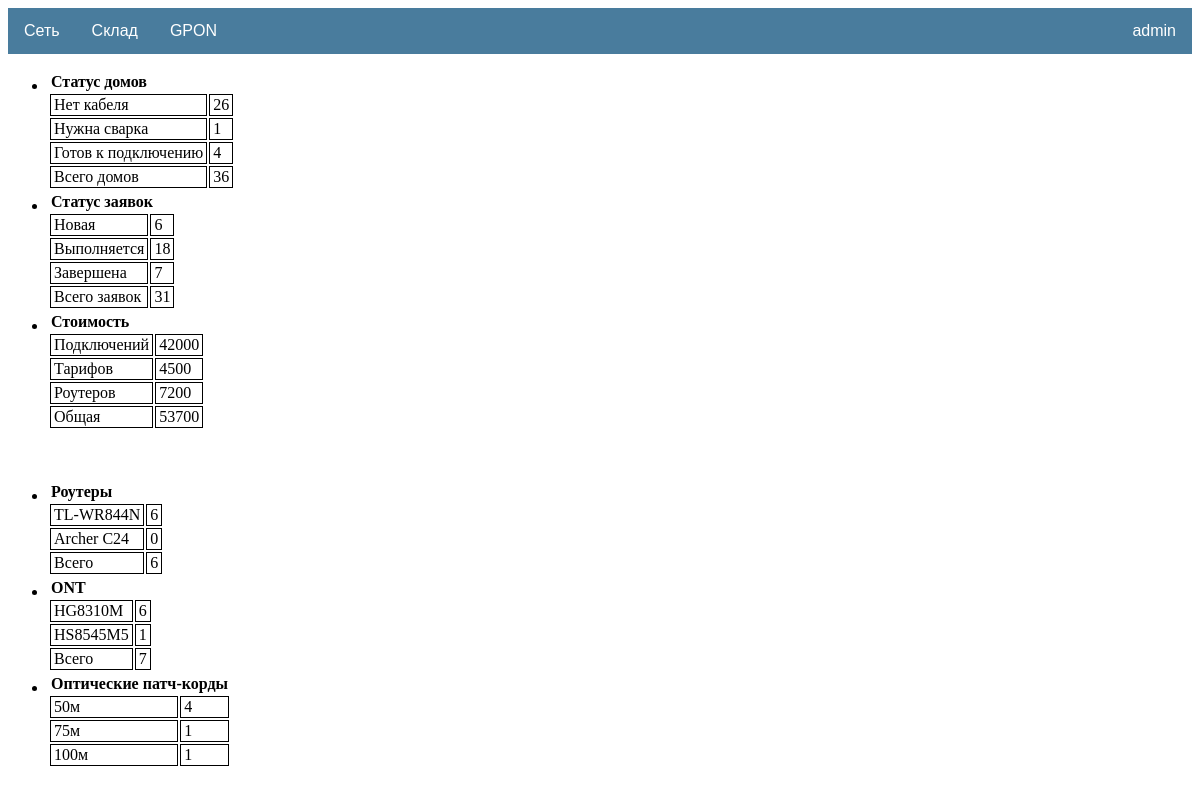
The app's page /gpon/statistic/ (signed in) with its own data.
### storage/models.py (models this page shows, shortened)
class Product(models.Model):
    category = models.ForeignKey(Category, on_delete=models.CASCADE, verbose_name='Категория')
    type = models.ForeignKey(Type, on_delete=models.CASCADE, verbose_name='Тип')
    name = models.CharField(max_length=50, unique=True, verbose_name='Название')
    image = models.ImageField(default='default.jpg')
    quality = models.PositiveIntegerField(default=0, verbose_name='Количество')
    price = models.PositiveIntegerField(default=0, verbose_name='Цена')
    description = models.CharField(max_length=100, blank=True, verbose_name='Описание')
    slug = models.SlugField(max_length=100, unique=True, verbose_name='URL')
    def __str__(self):
        return f'{self.name}'

### gpon/views.py (the view)
# urls.py: path('statistic/', statistic, name='statistic')
def statistic(request):
    if request.user.is_authenticated:
        req_new = len(Request.objects.filter(status='False', date_con__isnull=True))
        req_pro = len(Request.objects.filter(status='False').exclude(date_con__isnull=True))
        req_com = len(Request.objects.filter(status='True'))
        req_all = len(Request.objects.all())
        requests = {'req_new': req_new,
                    'req_pro': req_pro,
                    'req_com': req_com,
                    'req_all': req_all}
        """Статус домов"""
        cable = len(House.objects.filter(status='Нет кабеля'))
        welding = len(House.objects.filter(status='Необходима сварка'))
        total = len(House.objects.all())
        ready = 0  # Счетаем только дома по которым заявки не завершены
        ready_list = House.objects.filter(status='Готов к подключению')
        for house in ready_list:
            if not Request.objects.filter(address_id=house.id).exists() or not house.request.status:
                ready += 1
        houses = {'cable': cable,
                  'welding': welding,
                  'ready': ready,
                  'total': total}
        """Проданные роутеры"""
        router_list = Product.objects.filter(type__type_name="Роутеры")
        sold_routers = {'all': 0}
        for router in router_list:
            value = len(Request.objects.filter(status='True').exclude(router__isnull=True).filter(router__name=router))
            sold_routers.update({'all': int(sold_routers.get('all') + value)})
            sold_routers[str(router)] = value
        """Установленные ONT"""
        ont_list = Product.objects.filter(type__type_name="Оптические терминалы")
        sold_ont = {'all': 0}
        for ont in ont_list:
            value = len(Request.objects.filter(status='True').filter(ont__name=ont))
            sold_ont.update({'all': int(sold_ont.get('all') + value)})
            sold_ont[str(ont)] = value
        """Использованные патч-корды"""
        cord_list = Product.objects.filter(type__type_name="Оптические патч-корды")
        used_cord = {}
        for cord in cord_list:
            value = len(Request.objects.filter(status='True').filter(cord__name=cord))
            used_cord[str(cord)] = value
        """Стоимость всех подключений, тарифов и роутеров"""
        con_list = Request.objects.filter(status='True')
        cost = {'total': 0, 'connections': 0, 'tariffs': 0, 'routers': 0}
        for req in con_list:
            cost_con = req.cost_con
            tariff_cost = req.tariff_cost
            router_cost = req.router_cost
            cost.update({'total': int(cost.get('total') + cost_con)})
            cost.update({'connections': int(cost.get('connections') + (cost_con - router_cost - tariff_cost))})
            cost.update({'tariffs': int(cost.get('tariffs') + tariff_cost)})
            cost.update({'routers': int(cost.get('routers') + router_cost)})
        data = {'requests': requests,
                'houses': houses,
                "sold_routers": sold_routers,
                "sold_ont": sold_ont,
                "used_cord": used_cord,
                "cost": cost,
                }
        return render(request, 'gpon/statistic.html', context=data)
    else:
        return render(request, 'sign/login.html')

### templates/gpon/statistic.html
{%extends 'default.html' %}
{% block content %}
<ul class="actions_1">
    <li>
        <table>
            <tr>
                <th colspan="2">Статус домов</th>
            </tr>
            <tr>
                <td>Нет кабеля</td>
                <td>{{ houses.cable }}</td>
            </tr>
            <tr>
                <td>Нужна сварка</td>
                <td>{{ houses.welding }}</td>
            </tr>
            <tr>
                <td>Готов к подключению</td>
                <td>{{ houses.ready }}</td>
            </tr>
            <tr>
                <td>Всего домов</td>
                <td>{{ houses.total }}</td>
            </tr>
        </table>
    </li>
    <li>
        <table>
            <tr>
                <th colspan="2">Статус заявок</th>
            </tr>
            <tr>
                <td>Новая</td>
                <td>{{ requests.req_new }}</td>
            </tr>
            <tr>
                <td>Выполняется</td>
                <td>{{ requests.req_pro }}</td>
            </tr>
            <tr>
                <td>Завершена</td>
                <td>{{ requests.req_com }}</td>
            </tr>
            <tr>
                <td>Всего заявок</td>
                <td>{{ requests.req_all }}</td>
            </tr>
        </table>
    </li>
    <li>
        <table>
            <tr>
                <th colspan="2">Стоимость</th>
            </tr>
            <tr>
                <td>Подключений</td>
                <td>{{ cost.connections }}</td>
            </tr>
            <tr>
                <td>Тарифов</td>
                <td>{{ cost.tariffs }}</td>
            </tr>
            <tr>
                <td>Роутеров</td>
                <td>{{ cost.routers }}</td>
            </tr>
            <tr>
                <td>Общая</td>
                <td>{{ cost.total }}</td>
            </tr>
        </table>
    </li>
</ul>
<br>
<ul class="actions_1">
    <li>
        <table>
            <tr>
                <th colspan="2">Роутеры</th>
            </tr>
            {% for key, value in sold_routers.items %}
                {% if not forloop.first %}  {% comment %} Если не первая итерация то выводим значения {% endcomment %}
                <tr>
                    <td>{{ key }}</td> <td>{{ value }}</td>
                </tr>
                {% endif %}
            {% endfor %}
            <tr>
                <td>Всего</td>
                <td>{{ sold_routers.all }}</td>
            </tr>
        </table>
    </li>
    <li>
        <table>
            <tr>
                <th colspan="2">ONT</th>
            </tr>
            {% for key, value in sold_ont.items %}
                {% if not forloop.first %}  {% comment %} Если не первая итерация то выводим значения {% endcomment %}
                <tr>
                    <td>{{ key }}</td> <td>{{ value }}</td>
                </tr>
                {% endif %}
            {% endfor %}
            <tr>
                <td>Всего</td>
                <td>{{ sold_ont.all }}</td>
            </tr>
        </table>
    </li>
    <li>
        <table>
            <tr>
                <th colspan="2">Оптические патч-корды</th>
            </tr>
            {% for key, value in used_cord.items %}
                <tr>
                    <td>{{ key }}</td> <td>{{ value }}</td>
                </tr>
            {% endfor %}
        </table>
    </li>
</ul>
{% endblock content %}

### templates/default.html (shortened to what this page needs)
{% load static %}
<!DOCTYPE html>
<html lang="en" xmlns="http://www.w3.org/1999/html">
<head>
  <link href="{% static 'css/default.css'%}" rel="stylesheet">
</head>
<div class="navbar">
  <div class="dropdown">
    <button class="dropbtn">Сеть
    </button>
  </div>
  <div class="dropdown">
    <button class="dropbtn">Склад
    </button>
  </div>
  <div class="dropdown">
    <button class="dropbtn">GPON
    </button>
  </div>
  <div class="dropdown-pro">
    <button class="dropbtn-pro">{{ user.username }}
    </button>
  </div>
</div>
<body>
{% block content %}
{% endblock content %}
</body>
</html>

### static/css/default.css (style rules this page uses)
.navbar { overflow: hidden; background-color: #497c9d; font-family: Arial, Helvetica, sans-serif; }
.dropdown { float: left; overflow: hidden; }
.dropdown .dropbtn { font-size: 16px; border: none; outline: none; color: white; padding: 14px 16px; background-color: inherit; font-family: inherit; margin: 0; }
.dropdown-pro { float: right; overflow: hidden; }
.dropdown-pro .dropbtn-pro { font-size: 16px; border: none; outline: none; color: white; padding: 14px 16px; background-color: inherit; font-family: inherit; margin: 0; }
button { cursor: pointer; }
.table_default th, td { position: relative; border: 1px solid black; padding: 5px; word-wrap:break-word; }
.table_detail th, td { border: 1px solid black; padding: 1px 3px; word-wrap:break-word; }
.switch-detail th, td { border: 1px solid black; padding: 1px 3px; word-wrap:break-word; }
.switch-form th, td { border: 1px solid black; padding: 1px 3px; word-wrap:break-word; }
.table_gpon_form th, td { border: 1px solid black; padding: 1px 3px; word-wrap:break-word; }

### records on screen
Product: sold_routers "TL-WR844N"
Product: sold_routers "Archer C24"
Product: sold_ont "HG8310M"
Product: sold_ont "HS8545M5"
Product: used_cord "50м"
Product: used_cord "75м"
Product: used_cord "100м"

### other values on screen
{{ user.username }} "admin"
{{ houses.cable }} "26"
{{ houses.welding }} "1"
{{ houses.ready }} "4"
{{ houses.total }} "36"
{{ requests.req_new }} "6"
{{ requests.req_pro }} "18"
{{ requests.req_com }} "7"
{{ requests.req_all }} "31"
{{ cost.connections }} "42000"
{{ cost.tariffs }} "4500"
{{ cost.routers }} "7200"
{{ cost.total }} "53700"
{{ value }} "6" "0"
{{ sold_routers.all }} "6"
